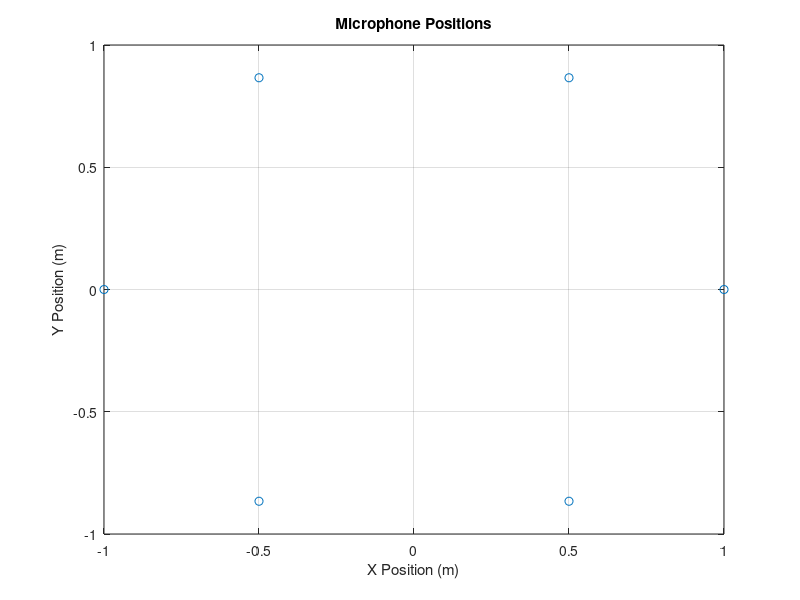

Here is the MATLAB script that generated this plot: (Note: this script raises an error after producing the figure.)
clc;
clear all;
close all;
%% Parameters for Circular Microphone Array
N = 6;                      % Number of microphones
radius = 1;                 % Radius of the circular array (in meters)
c = 343;                    % Speed of sound (m/s)
source_angle = pi/3;        % Source located at 60 degrees (pi/3 radians)
source_distance = 3;        % Distance of the source from array center (in meters)

% Microphone positions (circular array)
theta = linspace(0, 2*pi, N+1); % Angles for microphone positions (0 to 360 degrees)
theta(end) = [];                % Remove the last element to make it exactly N mics
mic_positions = [radius * cos(theta); radius * sin(theta)]; % Microphone coordinates (x, y)

% Display microphone positions
figure;
plot(mic_positions(1,:), mic_positions(2,:), 'o');
xlabel('X Position (m)');
ylabel('Y Position (m)');
title('Microphone Positions');
grid on;

%% Read MP3 Audio File
[audio_data, fs] = audioread('gshx.mp3'); % Replace 'gshx.mp3' with your MP3 file name

% Debug: Check if audio is loaded correctly
if isempty(audio_data)
    error('Audio data could not be loaded. Please check the file path and format.');
end
if isempty(fs)
    error('Sampling rate could not be determined. Please check the audio file.');
end

% Use only a segment of the audio for processing
segment_length = 10; % Length of segment in seconds
num_samples = min(segment_length * fs, length(audio_data)); % Number of samples to use
audio_data = audio_data(1:num_samples);
t = (0:num_samples-1) / fs; % Time vector in seconds

%% Design Bandpass Filter
f_low = 500; % Lower cutoff frequency in Hz
f_high = 3000; % Upper cutoff frequency in Hz
filter_order = 4; % Filter order

% Design a Butterworth bandpass filter
[b, a] = butter(filter_order, [f_low f_high] / (fs / 2), 'bandpass'); 

% Apply Bandpass Filter to Audio Signal
filtered_audio = filter(b, a, audio_data);

%% Plot Original and Filtered Audio Signals in Time Domain
figure;
subplot(3, 1, 1); % Subplot for original time-domain signal
plot(t, audio_data);
xlabel('Time (seconds)');
ylabel('Amplitude');
title('Original MP3 Audio Signal in Time Domain');
grid on;

subplot(3, 1, 2); % Subplot for filtered time-domain signal
plot(t, filtered_audio);
xlabel('Time (seconds)');
ylabel('Amplitude');
title('Filtered MP3 Audio Signal in Time Domain');
grid on;

%% Fourier Transform of the Filtered Audio Signal
N = length(filtered_audio); % Number of samples
audio_fft = fft(filtered_audio); % Perform FFT on filtered audio
f = (0:N-1) * (fs / N); % Frequency vector up to Nyquist frequency
amplitude_spectrum = abs(audio_fft) / N; % Magnitude of FFT normalized by number of samples

% Plot Filtered Audio Signal in Frequency Domain
subplot(3, 1, 3); % Subplot for frequency-domain signal
plot(f, amplitude_spectrum);
xlabel('Frequency (Hz)');
ylabel('Amplitude');
title('Frequency Spectrum of Filtered Audio Signal');
xlim([0 fs/2]); % Limit x-axis to half the sampling rate (Nyquist limit)
grid on;

%% Simulate Source Position
source_position = [source_distance * cos(source_angle); source_distance * sin(source_angle)];

% Calculate the time delays for each microphone
distances = sqrt(sum((mic_positions - source_position).^2, 1));  % Distance from source to each mic
time_delays = distances / c;   % Time delays for each mic (in seconds)

% Simulate the signal received at each microphone (apply time delays)
received_signals = zeros(N, num_samples);
for i = 1:N
    delay_samples = round(time_delays(i) * fs);  % Convert time delay to number of samples
    if delay_samples < num_samples
        received_signals(i, delay_samples+1:end) = filtered_audio(1:end-delay_samples);  % Delayed signal
    end
end

%% Plot the received signals at each microphone
figure;
for i = 1:N
    subplot(N, 1, i);
    plot(t, received_signals(i, :));
    xlabel('Time (seconds)');
    ylabel('Amplitude');
    title(['Received Signal at Microphone ', num2str(i)]);
end

%% Calculate TDOA between microphone pairs using cross-correlation
tdoa = zeros(N, N);
for i = 1:N-1
    for j = i+1:N
        [corr_result, lags] = xcorr(received_signals(i, :), received_signals(j, :), 'coeff');
        [~, max_idx] = max(corr_result);         % Find maximum correlation point
        tdoa(i, j) = lags(max_idx) / fs;         % Time difference in seconds
    end
end

%% Display TDOA results
disp('TDOA (in seconds) between microphone pairs:');
disp(tdoa);

% Plot TDOA results
figure;
imagesc(tdoa);
colorbar;
title('TDOA Between Microphone Pairs');
xlabel('Microphone Index');
ylabel('Microphone Index');
